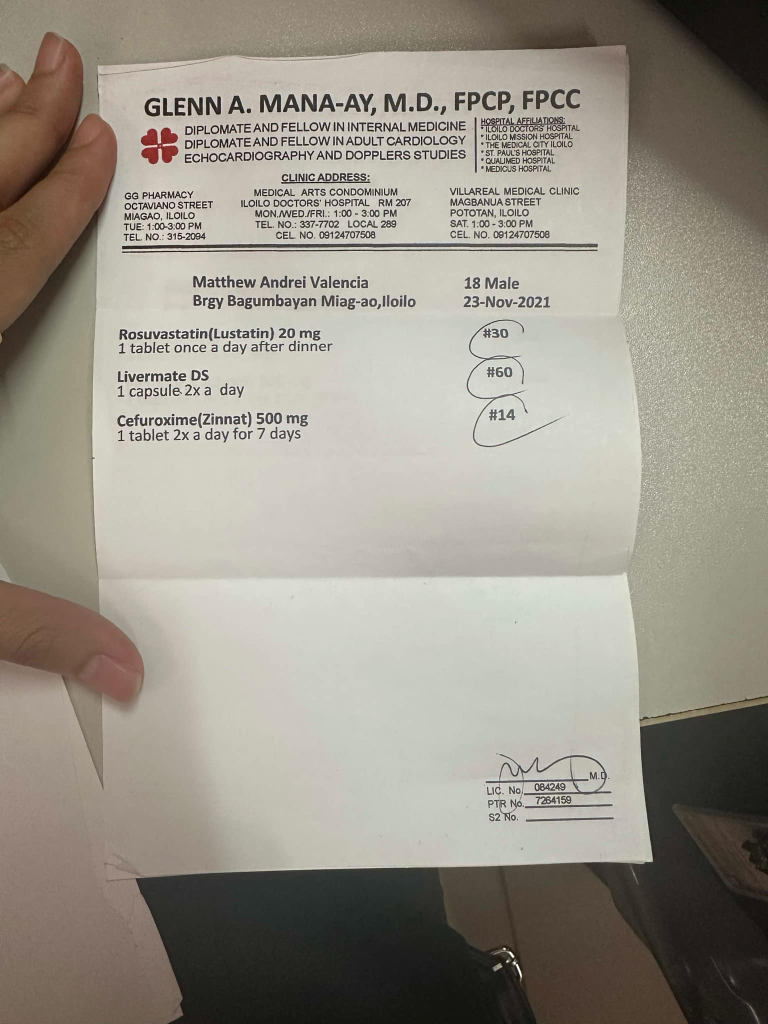
#> input picture inputs/pre_1.jpg, 1536 x 2048 px, found by its file name (shown at 1/2 size)
$ jupyter execute --allow-errors printed_model.ipynb
#> lines starting #> are read from the running program, lines starting #| are printed output that depends on the picture; after the words box and inside, x2 and y2 are one past the last pixel; in counts of white or black regions, pixels touching at a corner belong together
[cell 1]
import pytesseract
from PIL import Image
import cv2
import matplotlib.pyplot as plt
import numpy as np

# Setting required paths related to library functions
POPPLER_PATH = r"c:\Users\canet\Downloads\Release-24.08.0-0\poppler-24.08.0\Library\bin"
TESSERACT_ENGINE_PATH = r"c:\Program Files\Tesseract-OCR\tesseract.exe"
pytesseract.pytesseract.tesseract_cmd = TESSERACT_ENGINE_PATH

[cell 2]
def preprocess_image(image_path: str) -> np.ndarray:

    # Load the image using PIL and convert to OpenCV format
    image = Image.open(image_path)
#> image is the input picture: PIL image 1536x2048 RGB; mean R, G, B 152.5, 146.8, 135.9
    image_array = np.array(image)

    # Convert the image to grayscale
    gray = cv2.cvtColor(image_array, cv2.COLOR_BGR2GRAY)
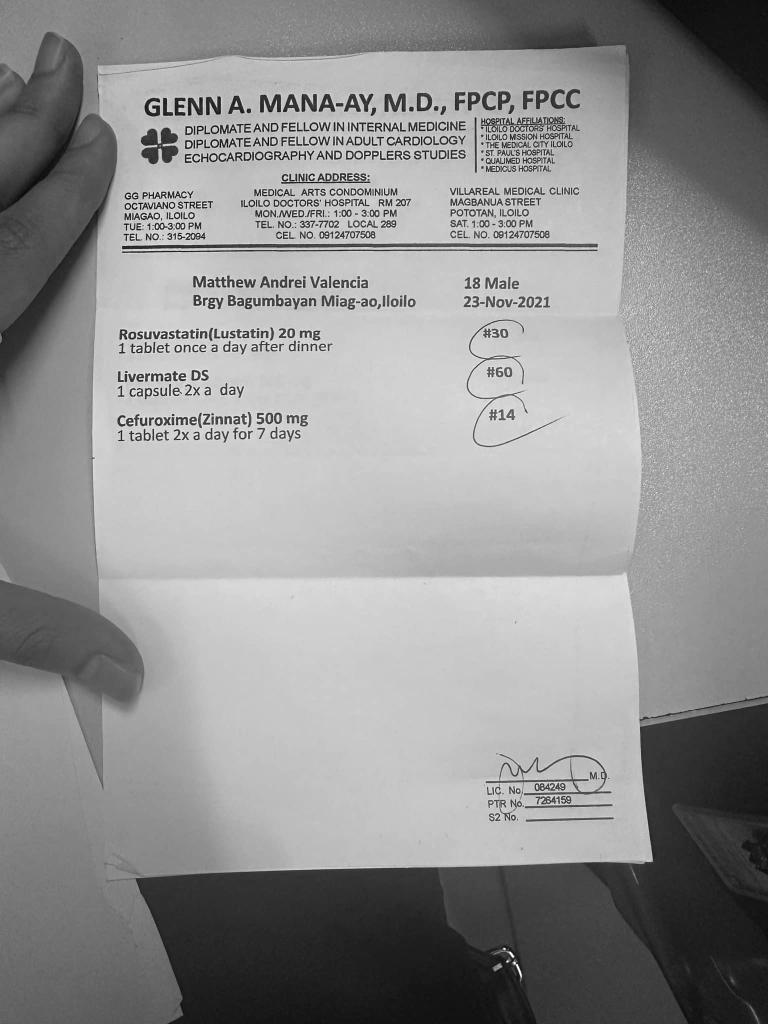
#> gray: shape (2048, 1536) (shown at 1/2 size); min 0, max 255, mean 144.2

    # Resize image for better OCR accuracy
    resized = cv2.resize(gray, None, fx=1.5, fy=1.5, interpolation=cv2.INTER_LINEAR)

    # Apply Adaptive Thresholding for sharper text
    processed_image = cv2.adaptiveThreshold(
        resized,
        255,
        cv2.ADAPTIVE_THRESH_GAUSSIAN_C,
        cv2.THRESH_BINARY,
        63,  # Block size - the size of the local region for threshold calculation
        12   # Constant subtracted from the mean (Trial & Error Adjustment)
    )
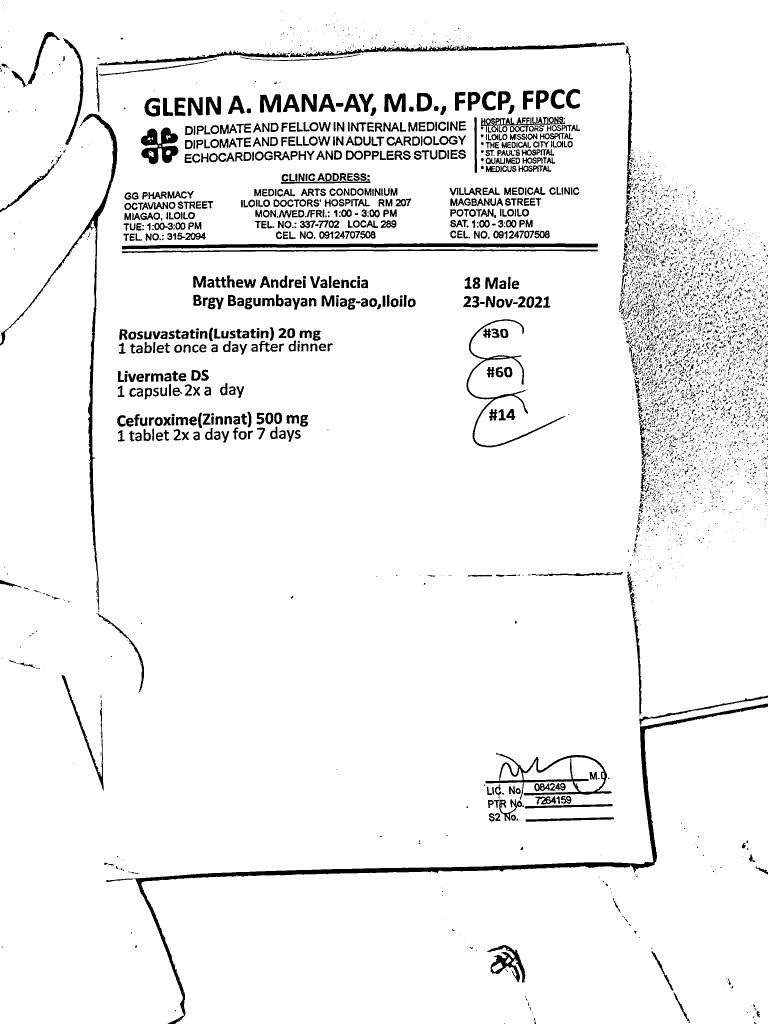
#> processed_image: shape (3072, 2304) (shown at 1/3 size); 94.2% white; 5876 black regions (4401 under 20 px), largest, box (x1, y1, x2, y2) and area: (319, 2111, 2304, 3072) 32835, (0, 341, 352, 1838) 15535, (366, 730, 1794, 748) 14786

    # Display original and preprocessed images side-by-side
    plt.figure(figsize=(12, 6))
    plt.subplot(1, 2, 1)
    plt.imshow(cv2.cvtColor(image_array, cv2.COLOR_BGR2RGB))
    plt.title("Original Image")
    plt.axis('off')

    plt.subplot(1, 2, 2)
    plt.imshow(processed_image, cmap='gray')
    plt.title("Preprocessed Image")
    plt.axis('off')

    plt.show()
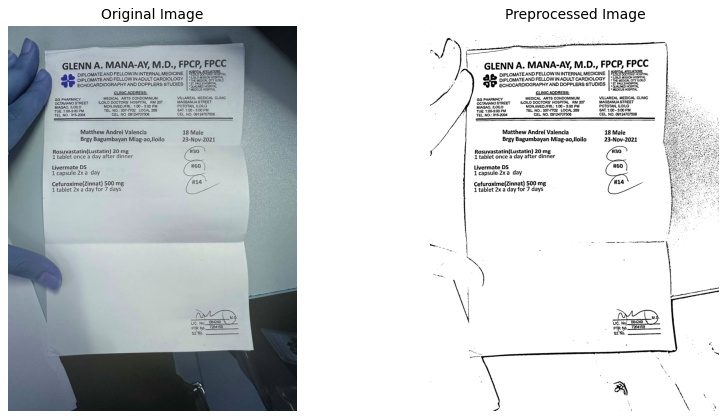
#> figure drawn by matplotlib, 2 panels; B, G, R data is drawn as R, G, B

    return processed_image

$ run again, with inputs/pre_2.jpg copied over inputs/pre_1.jpg
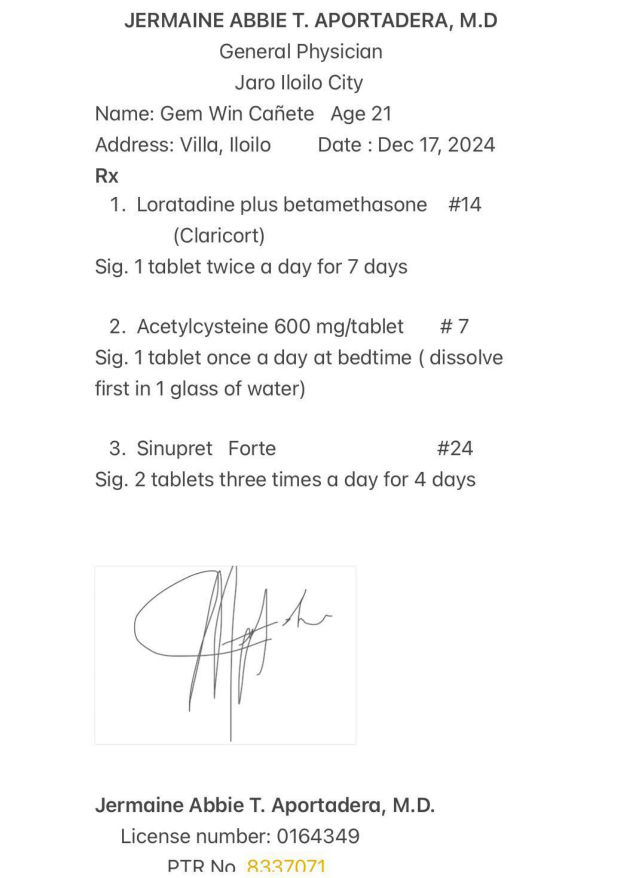
#> input picture inputs/pre_2.jpg, 1240 x 1755 px, found by its file name (shown at 1/2 size)
#> in preprocess_image, image is the input picture: PIL image 1240x1755 RGB; mean R, G, B 247.8, 247.8, 247.7
#> in preprocess_image, `processed_image = cv2.adaptiveThreshold( resized, 255, cv2.ADAPTIVE_TH..`:
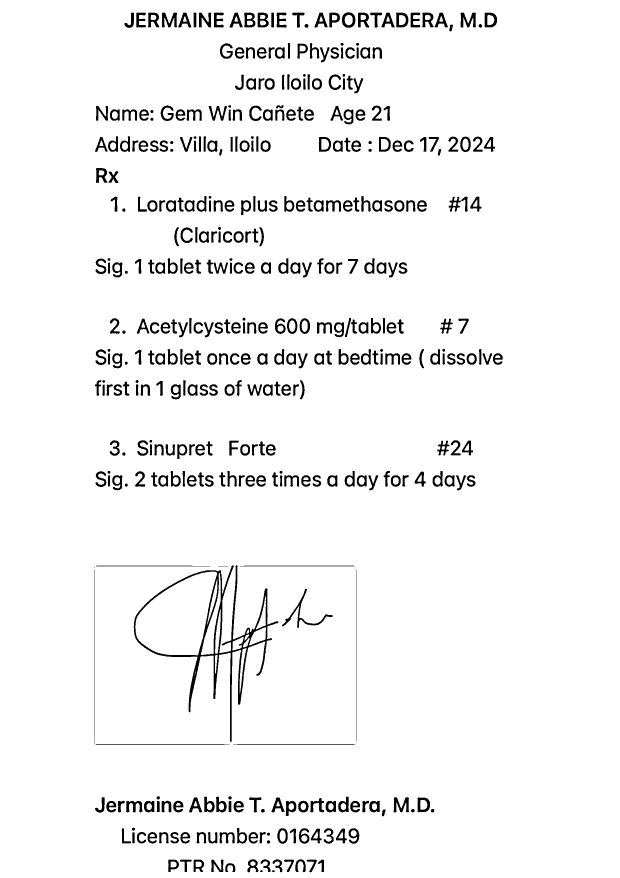
#> processed_image: shape (2632, 1860) (shown at 1/3 size); 95.5% white; 434 black regions (4 under 20 px), largest, box (x1, y1, x2, y2) and area: (401, 1696, 835, 2225) 18975, (846, 1766, 998, 1884) 1729, (1382, 38, 1428, 83) 1141
#> in preprocess_image, `plt.show()`:
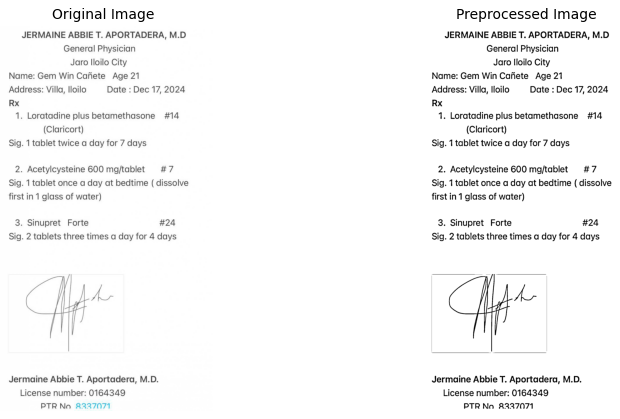
#> figure drawn by matplotlib, 2 panels; B, G, R data is drawn as R, G, B
